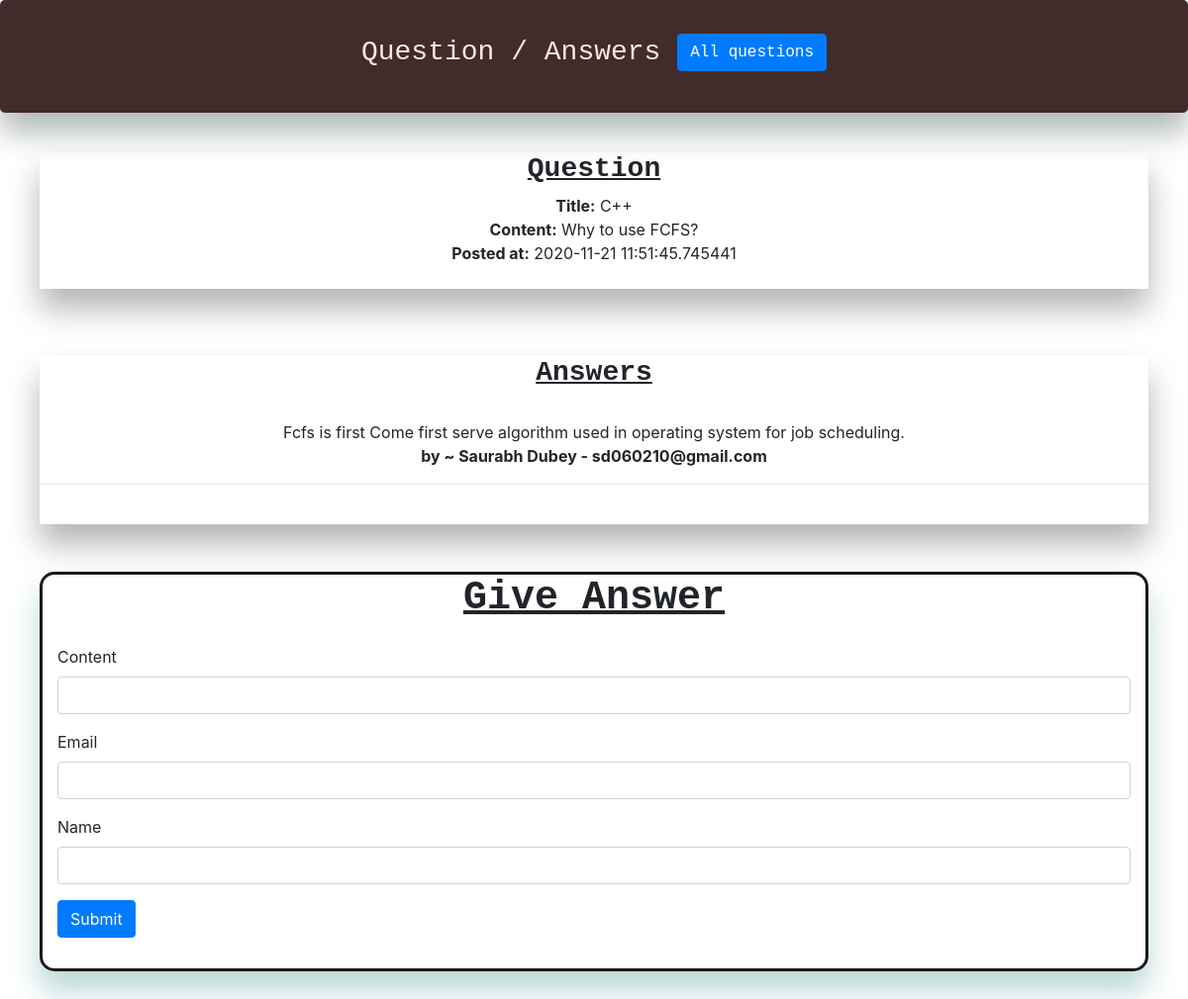
/detail/1, run on the app's committed database.
### app.py (models this page shows, shortened)
class Todo(db.Model):
	id = db.Column(db.Integer, primary_key=True)
	title = db.Column(db.String(200), nullable=False)
	content = db.Column(db.String(2000), nullable=False)
	subject = db.Column(db.String(100))
	complete_in = db.Column(db.Integer, default=0)
	date_create = db.Column(db.DateTime, default=datetime.utcnow)
	email = db.Column(db.String(50))
	name = db.Column(db.String(100))
	tags = db.Column(db.String(100))
	points = db.Column(db.Integer(), default=0)

class Answer(db.Model):
	id = db.Column(db.Integer, primary_key=True)
	answer_id = db.Column(db.Integer, default=1)
	content = db.Column(db.String(2000), nullable=False)
	email = db.Column(db.String(50))
	name = db.Column(db.String(50))

### app.py (the view, shortened to what this page needs)
@app.route('/detail/<int:id>', methods=['GET', 'POST'])
def detail(id):
	questions = db.session.query(Todo).get(id)
	answers = db.session.query(Answer).filter_by(answer_id=id).all()
	db.session.commit()
	return render_template("answer.html", questions = questions, answers = answers)

### templates/answer.html (shortened to what this page needs)
{% include "base.html" %}
<Div style=" max-width: 80rem; margin: auto; margin-bottom: 5vh; background-color: rgb(65, 43, 43); color: antiquewhite; box-shadow: 0 20px 30px 0 rgba(1, 24, 24, 0.3);
    padding: 10px;
    border: inherit;
    border-radius: 5px;" class="heading">
  <h3 style="padding-top: 3vh; padding-bottom: 3vh; text-align: center; font-family: monospace;" > Question / Answers <a class="btn btn-primary" href="/all-questions"> All questions</a></h3>
</Div>
<div style="width: 100%;
            text-align: center;
            max-width: 70rem;
            margin: auto;
            margin-top: 20px;
            box-shadow: 0 20px 30px 0 rgba(6, 7, 7, 0.3);" class="history">
  <h3 style="text-align: center; font-family: monospace; font-weight: bolder;"><u>Question</u></h3>
  <b>Title:</b>
  {{questions.title}}
  <br>
  <b>Content:</b>
  {{questions.content}}
  <br>
  <b>Posted at:</b>
  {{questions.date_create}}
  <br><br>
</div>
<div style="width: 100%;text-align: center;
            max-width: 70rem;
            margin: auto;
            margin-top: 20px;
            box-shadow: 0 20px 30px 0 rgba(6, 7, 7, 0.3);" class="history">
<h3 style="text-align: center; font-family: monospace; font-weight: bolder;"><u>Answers</u></h3><br>
{% for i in answers %}
    {{i.content}}
    <br> <b>by ~ {{i.name}} - {{i.email}}</b>
    <hr><br>
{% endfor %}
</div>
<div style="width: 100%;
    height: auto;
    max-width: 70rem;
    margin: auto; border: 3px solid rgb(29, 25, 25); border-radius: 15px;
box-shadow: 0 20px 30px 0 rgba(23, 121, 121, 0.3);">
<h1 style="text-align: center; font-family: monospace; font-weight: bolder;"><u>Give Answer</u></h1>
<form style="padding: 15px 15px 15px 15px;" action= "/detail/{{questions.id}}" method="post">
    <div class="form-group">
    <label for="exampleInputPassword1">Content</label>
    <input type="text" class="form-control" name="content" required="true">
  </div>
  <div class="form-group">
    <label for="exampleInputPassword1">Email</label>
    <input type="text" class="form-control" name="email" required="true">
  </div>
  <div class="form-group">
    <label for="exampleInputPassword1">Name</label>
    <input type="text" class="form-control" name="name" required="true">
  </div>
  <button type="submit" class="btn btn-primary">Submit</button>
</form>
</div>

### data on the page
Todo: title "C++", content "Why to use FCFS?", date_create "2020-11-21 11:51:45.745441"
Answer: content "Fcfs is first Come first serve algorithm used in operating system for job scheduling.", name "Saurabh Dubey", email "sd060210@gmail.com"
